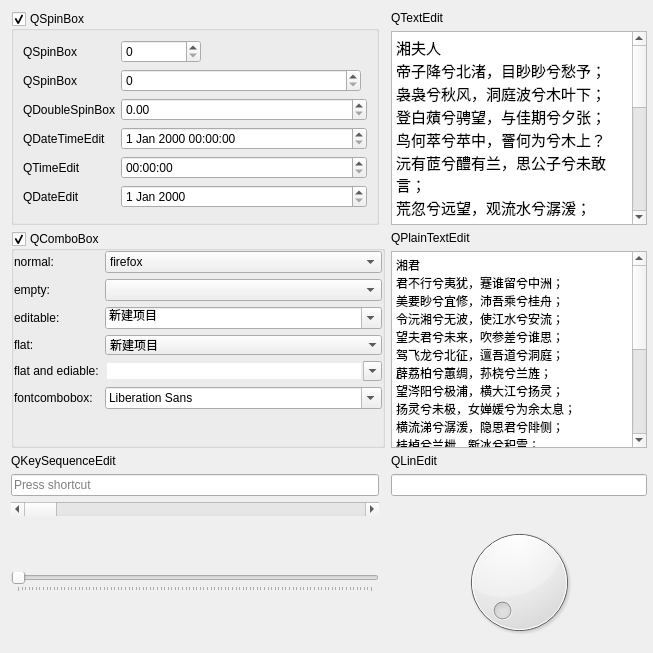
     <widget class="QWidget" name="tab_5">
      <attribute name="title">
       <string>Input Widgets</string>
      </attribute>
      <layout class="QGridLayout" name="gridLayout_5">
       <property name="rightMargin">
        <number>6</number>
       </property>
       <property name="spacing">
        <number>6</number>
       </property>
       <item row="1" column="2">
        <widget class="QTextEdit" name="textEdit">
         <property name="html">
          <string>&lt;!DOCTYPE HTML PUBLIC &quot;-//W3C//DTD HTML 4.0//EN&quot; &quot;http://www.w3.org/TR/REC-html40/strict.dtd&quot;&gt;
&lt;html&gt;&lt;head&gt;&lt;meta name=&quot;qrichtext&quot; content=&quot;1&quot; /&gt;&lt;style type=&quot;text/css&quot;&gt;
p, li { white-space: pre-wrap; }
&lt;/style&gt;&lt;/head&gt;&lt;body style=&quot; font-family:'Noto Sans CJK SC'; font-size:10pt; font-weight:400; font-style:normal;&quot;&gt;
&lt;p style=&quot; margin-top:0px; margin-bottom:0px; margin-left:0px; margin-right:0px; -qt-block-indent:0; text-indent:0px;&quot;&gt;&lt;span style=&quot; font-family:'Cantarell'; font-size:11pt;&quot;&gt;湘夫人&lt;/span&gt;&lt;/p&gt;
&lt;p style=&quot; margin-top:0px; margin-bottom:0px; margin-left:0px; margin-right:0px; -qt-block-indent:0; text-indent:0px;&quot;&gt;&lt;span style=&quot; font-family:'Cantarell'; font-size:11pt;&quot;&gt;帝子降兮北渚，目眇眇兮愁予；&lt;/span&gt;&lt;/p&gt;
&lt;p style=&quot; margin-top:0px; margin-bottom:0px; margin-left:0px; margin-right:0px; -qt-block-indent:0; text-indent:0px;&quot;&gt;&lt;span style=&quot; font-family:'Cantarell'; font-size:11pt;&quot;&gt;袅袅兮秋风，洞庭波兮木叶下；&lt;/span&gt;&lt;/p&gt;
&lt;p style=&quot; margin-top:0px; margin-bottom:0px; margin-left:0px; margin-right:0px; -qt-block-indent:0; text-indent:0px;&quot;&gt;&lt;span style=&quot; font-family:'Cantarell'; font-size:11pt;&quot;&gt;登白薠兮骋望，与佳期兮夕张；&lt;/span&gt;&lt;/p&gt;
&lt;p style=&quot; margin-top:0px; margin-bottom:0px; margin-left:0px; margin-right:0px; -qt-block-indent:0; text-indent:0px;&quot;&gt;&lt;span style=&quot; font-family:'Cantarell'; font-size:11pt;&quot;&gt;鸟何萃兮苹中，罾何为兮木上？&lt;/span&gt;&lt;/p&gt;
&lt;p style=&quot; margin-top:0px; margin-bottom:0px; margin-left:0px; margin-right:0px; -qt-block-indent:0; text-indent:0px;&quot;&gt;&lt;span style=&quot; font-family:'Cantarell'; font-size:11pt;&quot;&gt;沅有茝兮醴有兰，思公子兮未敢言；&lt;/span&gt;&lt;/p&gt;
&lt;p style=&quot; margin-top:0px; margin-bottom:0px; margin-left:0px; margin-right:0px; -qt-block-indent:0; text-indent:0px;&quot;&gt;&lt;span style=&quot; font-family:'Cantarell'; font-size:11pt;&quot;&gt;荒忽兮远望，观流水兮潺湲；&lt;/span&gt;&lt;/p&gt;
&lt;p style=&quot; margin-top:0px; margin-bottom:0px; margin-left:0px; margin-right:0px; -qt-block-indent:0; text-indent:0px;&quot;&gt;&lt;span style=&quot; font-family:'Cantarell'; font-size:11pt;&quot;&gt;麋何食兮庭中，蛟何为兮水裔；&lt;/span&gt;&lt;/p&gt;
&lt;p style=&quot; margin-top:0px; margin-bottom:0px; margin-left:0px; margin-right:0px; -qt-block-indent:0; text-indent:0px;&quot;&gt;&lt;span style=&quot; font-family:'Cantarell'; font-size:11pt;&quot;&gt;朝驰余马兮江皋，夕济兮西澨；&lt;/span&gt;&lt;/p&gt;
&lt;p style=&quot; margin-top:0px; margin-bottom:0px; margin-left:0px; margin-right:0px; -qt-block-indent:0; text-indent:0px;&quot;&gt;&lt;span style=&quot; font-family:'Cantarell'; font-size:11pt;&quot;&gt;闻佳人兮召余，将腾驾兮偕逝；&lt;/span&gt;&lt;/p&gt;
&lt;p style=&quot; margin-top:0px; margin-bottom:0px; margin-left:0px; margin-right:0px; -qt-block-indent:0; text-indent:0px;&quot;&gt;&lt;span style=&quot; font-family:'Cantarell'; font-size:11pt;&quot;&gt;筑室兮水中，葺之兮荷盖；&lt;/span&gt;&lt;/p&gt;
&lt;p style=&quot; margin-top:0px; margin-bottom:0px; margin-left:0px; margin-right:0px; -qt-block-indent:0; text-indent:0px;&quot;&gt;&lt;span style=&quot; font-family:'Cantarell'; font-size:11pt;&quot;&gt;荪壁兮紫坛，播芳椒兮成堂；&lt;/span&gt;&lt;/p&gt;
&lt;p style=&quot; margin-top:0px; margin-bottom:0px; margin-left:0px; margin-right:0px; -qt-block-indent:0; text-indent:0px;&quot;&gt;&lt;span style=&quot; font-family:'Cantarell'; font-size:11pt;&quot;&gt;桂栋兮兰橑，辛夷楣兮药房；&lt;/span&gt;&lt;/p&gt;
&lt;p style=&quot; margin-top:0px; margin-bottom:0px; margin-left:0px; margin-right:0px; -qt-block-indent:0; text-indent:0px;&quot;&gt;&lt;span style=&quot; font-family:'Cantarell'; font-size:11pt;&quot;&gt;罔薜荔兮为帷，擗蕙櫋兮既张；&lt;/span&gt;&lt;/p&gt;
&lt;p style=&quot; margin-top:0px; margin-bottom:0px; margin-left:0px; margin-right:0px; -qt-block-indent:0; text-indent:0px;&quot;&gt;&lt;span style=&quot; font-family:'Cantarell'; font-size:11pt;&quot;&gt;白玉兮为镇，疏石兰兮为芳；&lt;/span&gt;&lt;/p&gt;
&lt;p style=&quot; margin-top:0px; margin-bottom:0px; margin-left:0px; margin-right:0px; -qt-block-indent:0; text-indent:0px;&quot;&gt;&lt;span style=&quot; font-family:'Cantarell'; font-size:11pt;&quot;&gt;芷葺兮荷屋，缭之兮杜衡；&lt;/span&gt;&lt;/p&gt;
&lt;p style=&quot; margin-top:0px; margin-bottom:0px; margin-left:0px; margin-right:0px; -qt-block-indent:0; text-indent:0px;&quot;&gt;&lt;span style=&quot; font-family:'Cantarell'; font-size:11pt;&quot;&gt;合百草兮实庭，建芳馨兮庑门；&lt;/span&gt;&lt;/p&gt;
&lt;p style=&quot; margin-top:0px; margin-bottom:0px; margin-left:0px; margin-right:0px; -qt-block-indent:0; text-indent:0px;&quot;&gt;&lt;span style=&quot; font-family:'Cantarell'; font-size:11pt;&quot;&gt;九嶷缤兮并迎，灵之来兮如云；&lt;/span&gt;&lt;/p&gt;
&lt;p style=&quot; margin-top:0px; margin-bottom:0px; margin-left:0px; margin-right:0px; -qt-block-indent:0; text-indent:0px;&quot;&gt;&lt;span style=&quot; font-family:'Cantarell'; font-size:11pt;&quot;&gt;捐余袂兮江中，遗余褋兮醴浦；&lt;/span&gt;&lt;/p&gt;
&lt;p style=&quot; margin-top:0px; margin-bottom:0px; margin-left:0px; margin-right:0px; -qt-block-indent:0; text-indent:0px;&quot;&gt;&lt;span style=&quot; font-family:'Cantarell'; font-size:11pt;&quot;&gt;搴汀洲兮杜若，将以遗兮远者；&lt;/span&gt;&lt;/p&gt;
&lt;p style=&quot; margin-top:0px; margin-bottom:0px; margin-left:0px; margin-right:0px; -qt-block-indent:0; text-indent:0px;&quot;&gt;&lt;span style=&quot; font-family:'Cantarell'; font-size:11pt;&quot;&gt;时不可兮骤得，聊逍遥兮容与！&lt;/span&gt;&lt;/p&gt;&lt;/body&gt;&lt;/html&gt;</string>
         </property>
        </widget>
       </item>
       <item row="0" column="2">
        <widget class="QLabel" name="label_9">
         <property name="text">
          <string>QTextEdit</string>
         </property>
        </widget>
       </item>
       <item row="10" column="0">
        <widget class="QScrollBar" name="horizontalScrollBar">
         <property name="orientation">
          <enum>Qt::Horizontal</enum>
         </property>
        </widget>
       </item>
       <item row="8" column="0">
        <widget class="QLabel" name="label_11">
         <property name="text">
          <string>QKeySequenceEdit</string>
         </property>
        </widget>
       </item>
       <item row="13" column="0">
        <widget class="QSlider" name="horizontalSlider">
         <property name="orientation">
          <enum>Qt::Horizontal</enum>
         </property>
         <property name="tickPosition">
          <enum>QSlider::TicksBelow</enum>
         </property>
        </widget>
       </item>
       <item row="4" column="2">
        <widget class="QLabel" name="label_5">
         <property name="text">
          <string>QPlainTextEdit</string>
         </property>
        </widget>
       </item>
       <item row="5" column="2">
        <widget class="QPlainTextEdit" name="plainTextEdit">
         <property name="plainText">
          <string>湘君
君不行兮夷犹，蹇谁留兮中洲；
美要眇兮宜修，沛吾乘兮桂舟；
令沅湘兮无波，使江水兮安流；
望夫君兮未来，吹参差兮谁思；
驾飞龙兮北征，邅吾道兮洞庭；
薜荔柏兮蕙绸，荪桡兮兰旌；
望涔阳兮极浦，横大江兮扬灵；
扬灵兮未极，女婵媛兮为余太息；
横流涕兮潺湲，隐思君兮陫侧；
桂棹兮兰枻，斵冰兮积雪；
采薜荔兮水中，搴芙蓉兮木末；
心不同兮媒劳，恩不甚兮轻绝；
石濑兮浅浅，飞龙兮翩翩；
交不忠兮怨长，期不信兮告余以不闲；
朝骋骛兮江皋，夕弭节兮北渚；
鸟次兮屋上，水周兮堂下；
捐余玦兮江中，遗余佩兮醴浦；
采芳洲兮杜若，将以遗兮下女；
时不可兮再得，聊逍遥兮容与。</string>
         </property>
        </widget>
       </item>
       <item row="9" column="0">
        <widget class="QKeySequenceEdit" name="keySequenceEdit"/>
       </item>
       <item row="8" column="2">
        <widget class="QLabel" name="label_10">
         <property name="text">
          <string>QLinEdit</string>
         </property>
        </widget>
       </item>
       <item row="9" column="2">
        <widget class="QLineEdit" name="lineEdit"/>
       </item>
       <item row="0" column="0" rowspan="2">
        <widget class="QGroupBox" name="groupBox_9">
         <property name="title">
          <string>QSpinBox</string>
         </property>
         <property name="checkable">
          <bool>true</bool>
         </property>
         <layout class="QGridLayout" name="gridLayout_9" columnstretch="0,0,0">
          <item row="0" column="0">
           <widget class="QLabel" name="label_8">
            <property name="text">
             <string>QSpinBox</string>
            </property>
           </widget>
          </item>
          <item row="1" column="0">
           <widget class="QLabel" name="label_29">
            <property name="text">
             <string>QSpinBox</string>
            </property>
           </widget>
          </item>
          <item row="3" column="0">
           <widget class="QLabel" name="label_32">
            <property name="text">
             <string>QDateTimeEdit</string>
            </property>
           </widget>
          </item>
          <item row="5" column="0">
           <widget class="QLabel" name="label_34">
            <property name="text">
             <string>QDateEdit</string>
            </property>
           </widget>
          </item>
          <item row="2" column="0">
           <widget class="QLabel" name="label_31">
            <property name="text">
             <string>QDoubleSpinBox</string>
            </property>
           </widget>
          </item>
          <item row="4" column="0">
           <widget class="QLabel" name="label_33">
            <property name="text">
             <string>QTimeEdit</string>
            </property>
           </widget>
          </item>
          <item row="1" column="1">
           <widget class="QSpinBox" name="spinBox_3">
            <property name="sizePolicy">
             <sizepolicy hsizetype="Preferred" vsizetype="Fixed">
              <horstretch>0</horstretch>
              <verstretch>0</verstretch>
             </sizepolicy>
            </property>
            <property name="minimumSize">
             <size>
              <width>240</width>
              <height>0</height>
             </size>
            </property>
            <property name="maximumSize">
             <size>
              <width>240</width>
              <height>16777215</height>
             </size>
            </property>
           </widget>
          </item>
          <item row="2" column="1" colspan="2">
           <widget class="QDoubleSpinBox" name="doubleSpinBox_2"/>
          </item>
          <item row="3" column="1" colspan="2">
           <widget class="QDateTimeEdit" name="dateTimeEdit_2"/>
          </item>
          <item row="4" column="1" colspan="2">
           <widget class="QTimeEdit" name="timeEdit_2"/>
          </item>
          <item row="5" column="1" colspan="2">
           <widget class="QDateEdit" name="dateEdit_2"/>
          </item>
          <item row="0" column="1">
           <widget class="QSpinBox" name="spinBox_2">
            <property name="sizePolicy">
             <sizepolicy hsizetype="Preferred" vsizetype="Fixed">
              <horstretch>0</horstretch>
              <verstretch>0</verstretch>
             </sizepolicy>
            </property>
            <property name="minimumSize">
             <size>
              <width>80</width>
              <height>0</height>
             </size>
            </property>
            <property name="maximumSize">
             <size>
              <width>80</width>
              <height>16777215</height>
             </size>
            </property>
            <property name="buttonSymbols">
             <enum>QAbstractSpinBox::UpDownArrows</enum>
            </property>
           </widget>
          </item>
         </layout>
        </widget>
       </item>
       <item row="4" column="0" rowspan="2" colspan="2">
        <widget class="QGroupBox" name="groupBox_8">
         <property name="title">
          <string>QComboBox</string>
         </property>
         <property name="checkable">
          <bool>true</bool>
         </property>
         <layout class="QGridLayout" name="gridLayout_8">
          <property name="leftMargin">
           <number>0</number>
          </property>
          <property name="topMargin">
           <number>0</number>
          </property>
          <property name="rightMargin">
           <number>0</number>
          </property>
          <property name="bottomMargin">
           <number>36</number>
          </property>
          <item row="5" column="1">
           <widget class="QFontComboBox" name="fontComboBox_2">
            <property name="sizePolicy">
             <sizepolicy hsizetype="Expanding" vsizetype="Fixed">
              <horstretch>0</horstretch>
              <verstretch>0</verstretch>
             </sizepolicy>
            </property>
           </widget>
          </item>
          <item row="0" column="1">
           <widget class="QComboBox" name="comboBox_5">
            <property name="sizePolicy">
             <sizepolicy hsizetype="Expanding" vsizetype="Fixed">
              <horstretch>0</horstretch>
              <verstretch>0</verstretch>
             </sizepolicy>
            </property>
            <item>
             <property name="text">
              <string>firefox</string>
             </property>
             <property name="icon">
              <iconset theme="firefox">
               <normaloff>../../../../.designer/backup</normaloff>../../../../.designer/backup</iconset>
             </property>
            </item>
            <item>
             <property name="text">
              <string>eom</string>
             </property>
             <property name="icon">
              <iconset theme="eom">
               <normaloff>../../../../.designer/backup</normaloff>../../../../.designer/backup</iconset>
             </property>
            </item>
            <item>
             <property name="text">
              <string>gpick</string>
             </property>
             <property name="icon">
              <iconset theme="gpick">
               <normaloff>../../../../.designer/backup</normaloff>../../../../.designer/backup</iconset>
             </property>
            </item>
            <item>
             <property name="text">
              <string>kiran-cpanel-power</string>
             </property>
             <property name="icon">
              <iconset theme="kcp-power">
               <normaloff>../../../../.designer/backup</normaloff>../../../../.designer/backup</iconset>
             </property>
            </item>
            <item>
             <property name="text">
              <string>kiran-cpanel-account</string>
             </property>
             <property name="icon">
              <iconset theme="kcp-account">
               <normaloff>../../../../.designer/backup</normaloff>../../../../.designer/backup</iconset>
             </property>
            </item>
            <item>
             <property name="text">
              <string>kiran-cpanel-display</string>
             </property>
             <property name="icon">
              <iconset theme="kcp-display">
               <normaloff>../../../../.designer/backup</normaloff>../../../../.designer/backup</iconset>
             </property>
            </item>
            <item>
             <property name="text">
              <string>kiran-cpanel-timedate</string>
             </property>
             <property name="icon">
              <iconset theme="kcp-timedate">
               <normaloff>../../../../.designer/backup</normaloff>../../../../.designer/backup</iconset>
             </property>
            </item>
           </widget>
          </item>
          <item row="4" column="1">
           <widget class="QComboBox" name="comboBox_9">
            <property name="sizePolicy">
             <sizepolicy hsizetype="Expanding" vsizetype="Fixed">
              <horstretch>0</horstretch>
              <verstretch>0</verstretch>
             </sizepolicy>
            </property>
            <property name="editable">
             <bool>true</bool>
            </property>
            <property name="frame">
             <bool>false</bool>
            </property>
           </widget>
          </item>
          <item row="1" column="1">
           <widget class="QComboBox" name="comboBox_6">
            <property name="sizePolicy">
             <sizepolicy hsizetype="Expanding" vsizetype="Fixed">
              <horstretch>0</horstretch>
              <verstretch>0</verstretch>
             </sizepolicy>
            </property>
           </widget>
          </item>
          <item row="1" column="0">
           <widget class="QLabel" name="label_23">
            <property name="text">
             <string>empty:   </string>
            </property>
           </widget>
          </item>
          <item row="0" column="0">
           <widget class="QLabel" name="label_22">
            <property name="text">
             <string>normal:  </string>
            </property>
           </widget>
          </item>
          <item row="2" column="0">
           <widget class="QLabel" name="label_24">
            <property name="text">
             <string>editable:</string>
            </property>
           </widget>
          </item>
          <item row="3" column="0">
           <widget class="QLabel" name="label_25">
            <property name="text">
             <string>flat:</string>
            </property>
           </widget>
          </item>
          <item row="5" column="0">
           <widget class="QLabel" name="label_6">
            <property name="text">
             <string>fontcombobox:</string>
            </property>
           </widget>
          </item>
          <item row="4" column="0">
           <widget class="QLabel" name="label_28">
            <property name="text">
             <string>flat and ediable:</string>
            </property>
           </widget>
          </item>
          <item row="2" column="1">
           <widget class="QComboBox" name="comboBox_7">
            <property name="sizePolicy">
             <sizepolicy hsizetype="Expanding" vsizetype="Fixed">
              <horstretch>0</horstretch>
              <verstretch>0</verstretch>
             </sizepolicy>
            </property>
            <property name="editable">
             <bool>true</bool>
            </property>
            <property name="frame">
             <bool>true</bool>
            </property>
            <item>
             <property name="text">
              <string>新建项目</string>
             </property>
            </item>
            <item>
             <property name="text">
              <string>新建项目</string>
             </property>
            </item>
            <item>
             <property name="text">
              <string>新建项目</string>
             </property>
            </item>
            <item>
             <property name="text">
              <string>新建项目</string>
             </property>
            </item>
           </widget>
          </item>
          <item row="3" column="1">
           <widget class="QComboBox" name="comboBox_8">
            <property name="sizePolicy">
             <sizepolicy hsizetype="Expanding" vsizetype="Fixed">
              <horstretch>0</horstretch>
              <verstretch>0</verstretch>
             </sizepolicy>
            </property>
            <property name="frame">
             <bool>false</bool>
            </property>
            <item>
             <property name="text">
              <string>新建项目</string>
             </property>
            </item>
            <item>
             <property name="text">
              <string>新建项目</string>
             </property>
            </item>
            <item>
             <property name="text">
              <string>新建项目</string>
             </property>
            </item>
            <item>
             <property name="text">
              <string>新建项目</string>
             </property>
            </item>
           </widget>
          </item>
         </layout>
        </widget>
       </item>
       <item row="13" column="2">
        <widget class="QDial" name="dial">
         <property name="minimumSize">
          <size>
           <width>120</width>
           <height>120</height>
          </size>
         </property>
        </widget>
       </item>
      </layout>
     </widget>
